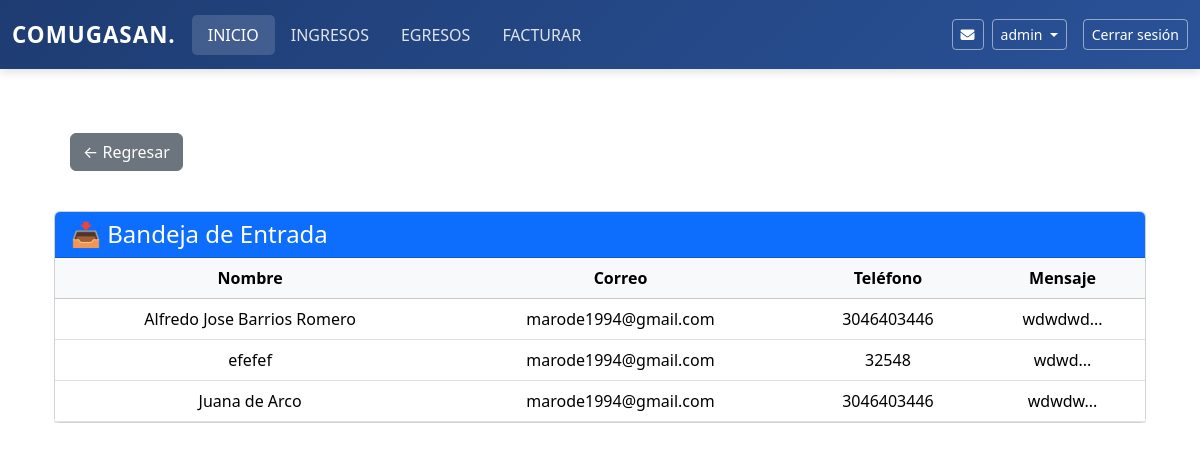
The app's page /bandeja-mensajes/ (signed in), older data.
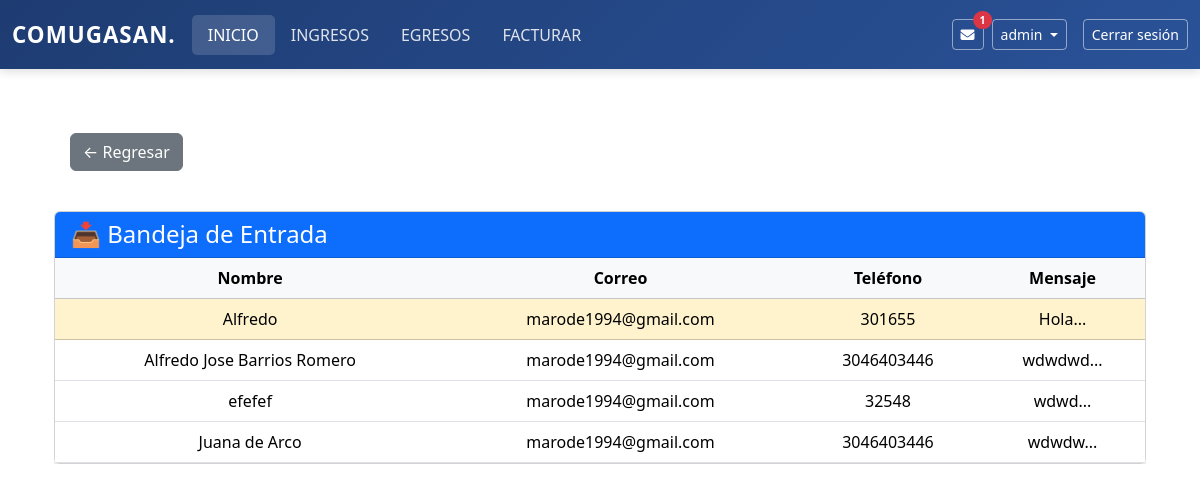
The same page, newer data.
### comite/models.py (models this page shows, shortened)
class Mensajes(models.Model):
    nombre = models.CharField(max_length=100)
    correo = models.EmailField()
    telefono = models.CharField(max_length=15)
    mensaje = models.TextField()
    leido = models.BooleanField(default=False)

### comite/views.py (the view)
# urls.py: path('bandeja-mensajes/',views.ver_mensajes),
@login_required
def ver_mensajes(request):
    mensajes = Mensajes.objects.all().order_by('-id')
    return render(request, "mensajes/mensajes.html", {
        "mensajes": mensajes,
    })

### comite/context_processors.py (called while the page is built)
def mensajes_no_leidos(request):
    if request.user.is_authenticated:
        cantidad = Mensajes.objects.filter(leido=False).count()
        return {'mensajes_no_leidos': cantidad}
    return {}

### comite/templates/mensajes/mensajes.html (shortened to what this page needs)
{% extends "base.html" %}
{% block body %}
<div class="container my-5">
  <div class="card-body p-0">
    <div class="p-3">
      <a href="/dashboard/" class="btn btn-secondary mb-4">&larr; Regresar</a>
    </div>
    <div class="table-responsive">
  <div class="card shadow">
    <div class="card-header bg-primary text-white">
      <h4 class="mb-0">📥 Bandeja de Entrada</h4>
    </div>
    <div class="card-body p-0">
      <div class="table-responsive">
        <table class="table table-hover mb-0 align-middle text-center">
          <thead class="table-light">
            <tr>
              <th>Nombre</th>
              <th>Correo</th>
              <th>Teléfono</th>
              <th>Mensaje</th>
            </tr>
          </thead>
          <tbody>
            {% for mensaje in mensajes %}
            <tr onclick="window.location.href='detalleMensaje/{{mensaje.id}}/'"class="{% if not mensaje.leido %}table-warning{% endif %}"style="cursor: pointer;">
              <td>{{mensaje.nombre}}</td>
              <td>{{mensaje.correo}}</td>
              <td>{{mensaje.telefono}}</td>
              <td>{{mensaje.mensaje|slice:":30" }}...</td>
            </tr>
            {% endfor%}
          </tbody>
        </table>
      </div>
    </div>
  </div>
</div>
</body>
{% endblock %}

### comite/templates/base.html (shortened to what this page needs)
<!DOCTYPE html>
<html lang="en">
<head>
        {% load static %}
    <link href="https://cdn.jsdelivr.net/npm/bootstrap@5.3.3/dist/css/bootstrap.min.css" rel="stylesheet">
    <link rel="stylesheet" href="https://cdnjs.cloudflare.com/ajax/libs/font-awesome/6.5.2/css/all.min.css"></link>
    <link rel="stylesheet" href="{%  static 'css/ingresos.css' %}">
    <link rel="stylesheet" href="{%  static 'css/facturar.css' %}">
</head>
<body>
    <nav class="navbar navbar-expand-lg navbar-comugasan">
        <div class="container-fluid">
          <a class="navbar-brand" href="#">COMUGASAN.</a>
          <div class="collapse navbar-collapse" id="navbarSupportedContent">
            <ul class="navbar-nav me-auto mb-2 mb-lg-0">
              <li class="nav-item">
                <a class="nav-link active" aria-current="page" href="/dashboard/">INICIO</a>
              </li>
              <li class="nav-item">
                <a class="nav-link" href="/ingresos">INGRESOS</a>
              </li>
              <li class="nav-item">
                <a class="nav-link" href="/egresos">EGRESOS</a>
              </li>
              <li class="nav-item">
                <a class="nav-link" href="/facturar">FACTURAR</a>
              </li>
            </ul>
            <div class="d-flex align-items-center">
              {% if user.is_authenticated %}
                <a href="/bandeja-mensajes/" class="btn btn-outline-secondary btn-sm position-relative me-2">
                  <i class="fas fa-envelope"></i>
                  {% if mensajes_no_leidos > 0 %}
                      <span class="position-absolute top-0 start-100 translate-middle badge rounded-pill bg-danger">
                          {{ mensajes_no_leidos }}
                      </span>
                  {% endif %}
                </a>
                  <div class="">
                      <button class="btn btn-outline-primary btn-sm dropdown-toggle" type="button" id="userDropdown" data-bs-toggle="dropdown" aria-expanded="false">
                          {{ user.username }}
                      </button>
                  </div>
                  <form action="{% url 'logout' %}" method="post" class="ms-3">
                      <button type="submit" class="btn btn-outline-danger btn-sm">Cerrar sesión</button>
                  </form>
              {% else %}
                  <a href="{% url 'login' %}" class="btn btn-outline-primary btn-sm">Iniciar sesión</a>
              {% endif %}
          </div>
        </div>
      </nav>
      <div class="container">
        {% block body%}
        {% endblock%}
</body>
</html>

Row changes from the older to the newer data that the page shows:
added Mensajes: nombre "Alfredo", correo "marode1994@gmail.com", telefono "301655", mensaje "Hola", leido False (drawn)
Text that changed along with them:
{{ mensajes_no_leidos }}: (not shown) → "1"
